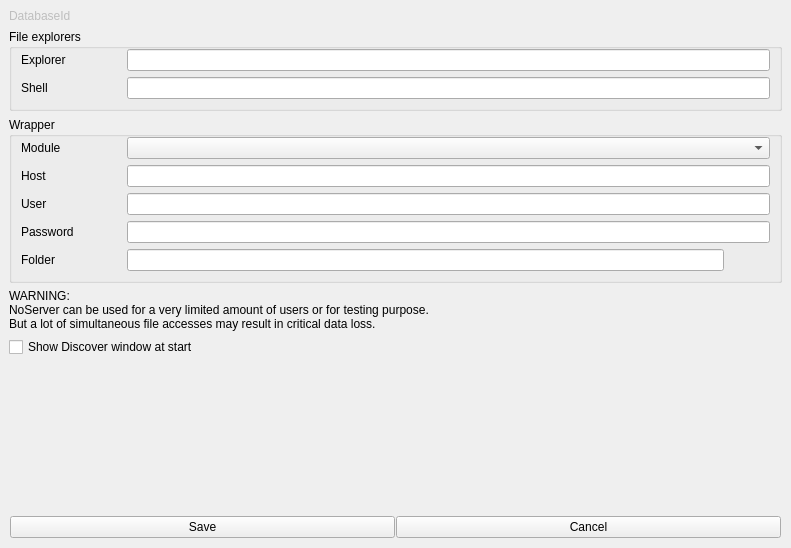
<?xml version="1.0" encoding="UTF-8"?>
<ui version="4.0">
 <class>MainWindow</class>
 <widget class="QDialog" name="MainWindow">
  <property name="geometry">
   <rect>
    <x>0</x>
    <y>0</y>
    <width>791</width>
    <height>548</height>
   </rect>
  </property>
  <property name="windowTitle">
   <string>Local settings</string>
  </property>
  <layout class="QVBoxLayout" name="verticalLayout_2">
   <property name="leftMargin">
    <number>9</number>
   </property>
   <property name="topMargin">
    <number>9</number>
   </property>
   <property name="rightMargin">
    <number>9</number>
   </property>
   <property name="bottomMargin">
    <number>9</number>
   </property>
   <item>
    <widget class="QLabel" name="databaseIdLabel">
     <property name="enabled">
      <bool>false</bool>
     </property>
     <property name="text">
      <string>DatabaseId</string>
     </property>
    </widget>
   </item>
   <item>
    <widget class="QGroupBox" name="groupBox_2">
     <property name="title">
      <string>File explorers</string>
     </property>
     <layout class="QFormLayout" name="formLayout_2">
      <property name="fieldGrowthPolicy">
       <enum>QFormLayout::AllNonFixedFieldsGrow</enum>
      </property>
      <property name="labelAlignment">
       <set>Qt::AlignLeading|Qt::AlignLeft|Qt::AlignVCenter</set>
      </property>
      <property name="topMargin">
       <number>0</number>
      </property>
      <item row="0" column="0">
       <widget class="QLabel" name="label_4">
        <property name="minimumSize">
         <size>
          <width>100</width>
          <height>0</height>
         </size>
        </property>
        <property name="text">
         <string>Explorer</string>
        </property>
       </widget>
      </item>
      <item row="0" column="1">
       <widget class="QLineEdit" name="explorerLineEdit">
        <property name="toolTip">
         <string>Command to open a navigator with the word ${PATH} representing the folder which will be open</string>
        </property>
       </widget>
      </item>
      <item row="1" column="0">
       <widget class="QLabel" name="label_3">
        <property name="minimumSize">
         <size>
          <width>100</width>
          <height>0</height>
         </size>
        </property>
        <property name="text">
         <string>Shell</string>
        </property>
       </widget>
      </item>
      <item row="1" column="1">
       <widget class="QLineEdit" name="shellLineEdit">
        <property name="toolTip">
         <string>Command to open a shell with the word ${PATH} representing the folder which will be open</string>
        </property>
       </widget>
      </item>
     </layout>
    </widget>
   </item>
   <item>
    <widget class="QGroupBox" name="groupBox">
     <property name="title">
      <string>Wrapper</string>
     </property>
     <layout class="QFormLayout" name="formLayout">
      <property name="fieldGrowthPolicy">
       <enum>QFormLayout::AllNonFixedFieldsGrow</enum>
      </property>
      <property name="labelAlignment">
       <set>Qt::AlignLeading|Qt::AlignLeft|Qt::AlignVCenter</set>
      </property>
      <property name="topMargin">
       <number>0</number>
      </property>
      <item row="0" column="1">
       <widget class="QComboBox" name="wrapperComboBox"/>
      </item>
      <item row="1" column="0">
       <widget class="QLabel" name="hostLabel">
        <property name="minimumSize">
         <size>
          <width>100</width>
          <height>0</height>
         </size>
        </property>
        <property name="text">
         <string>Host</string>
        </property>
       </widget>
      </item>
      <item row="1" column="1">
       <widget class="QLineEdit" name="hostLineEdit"/>
      </item>
      <item row="2" column="0">
       <widget class="QLabel" name="nameLabel">
        <property name="minimumSize">
         <size>
          <width>100</width>
          <height>0</height>
         </size>
        </property>
        <property name="text">
         <string>User</string>
        </property>
       </widget>
      </item>
      <item row="0" column="0">
       <widget class="QLabel" name="label">
        <property name="minimumSize">
         <size>
          <width>100</width>
          <height>0</height>
         </size>
        </property>
        <property name="text">
         <string>Module</string>
        </property>
       </widget>
      </item>
      <item row="2" column="1">
       <widget class="QLineEdit" name="userLineEdit"/>
      </item>
      <item row="3" column="0">
       <widget class="QLabel" name="pwdLabel">
        <property name="minimumSize">
         <size>
          <width>100</width>
          <height>0</height>
         </size>
        </property>
        <property name="text">
         <string>Password</string>
        </property>
       </widget>
      </item>
      <item row="3" column="1">
       <widget class="QLineEdit" name="pwdLineEdit"/>
      </item>
      <item row="4" column="0">
       <widget class="QLabel" name="pathLabel">
        <property name="text">
         <string>Folder</string>
        </property>
       </widget>
      </item>
      <item row="4" column="1">
       <widget class="QWidget" name="pathWidget" native="true">
        <layout class="QHBoxLayout" name="horizontalLayout_4">
         <property name="leftMargin">
          <number>0</number>
         </property>
         <property name="topMargin">
          <number>0</number>
         </property>
         <property name="rightMargin">
          <number>0</number>
         </property>
         <property name="bottomMargin">
          <number>0</number>
         </property>
         <item>
          <widget class="QLineEdit" name="pathLineEdit"/>
         </item>
         <item>
          <widget class="QPushButton" name="pathButton">
           <property name="maximumSize">
            <size>
             <width>50</width>
             <height>16777215</height>
            </size>
           </property>
           <property name="text">
            <string/>
           </property>
           <property name="flat">
            <bool>true</bool>
           </property>
          </widget>
         </item>
        </layout>
       </widget>
      </item>
     </layout>
    </widget>
   </item>
   <item>
    <widget class="QLabel" name="warningLabel">
     <property name="text">
      <string>WARNING:
NoServer can be used for a very limited amount of users or for testing purpose.
But a lot of simultaneous file accesses may result in critical data loss.</string>
     </property>
    </widget>
   </item>
   <item>
    <widget class="QCheckBox" name="discoverCheckBox">
     <property name="text">
      <string>Show Discover window at start</string>
     </property>
    </widget>
   </item>
   <item>
    <spacer name="verticalSpacer">
     <property name="orientation">
      <enum>Qt::Vertical</enum>
     </property>
     <property name="sizeHint" stdset="0">
      <size>
       <width>20</width>
       <height>40</height>
      </size>
     </property>
    </spacer>
   </item>
   <item>
    <layout class="QHBoxLayout" name="horizontalLayout">
     <property name="spacing">
      <number>1</number>
     </property>
     <property name="leftMargin">
      <number>1</number>
     </property>
     <property name="topMargin">
      <number>1</number>
     </property>
     <property name="rightMargin">
      <number>1</number>
     </property>
     <property name="bottomMargin">
      <number>1</number>
     </property>
     <item>
      <widget class="QPushButton" name="saveButton">
       <property name="text">
        <string>Save</string>
       </property>
      </widget>
     </item>
     <item>
      <widget class="QPushButton" name="cancelButton">
       <property name="text">
        <string>Cancel</string>
       </property>
      </widget>
     </item>
    </layout>
   </item>
  </layout>
 </widget>
 <resources/>
 <connections/>
</ui>
